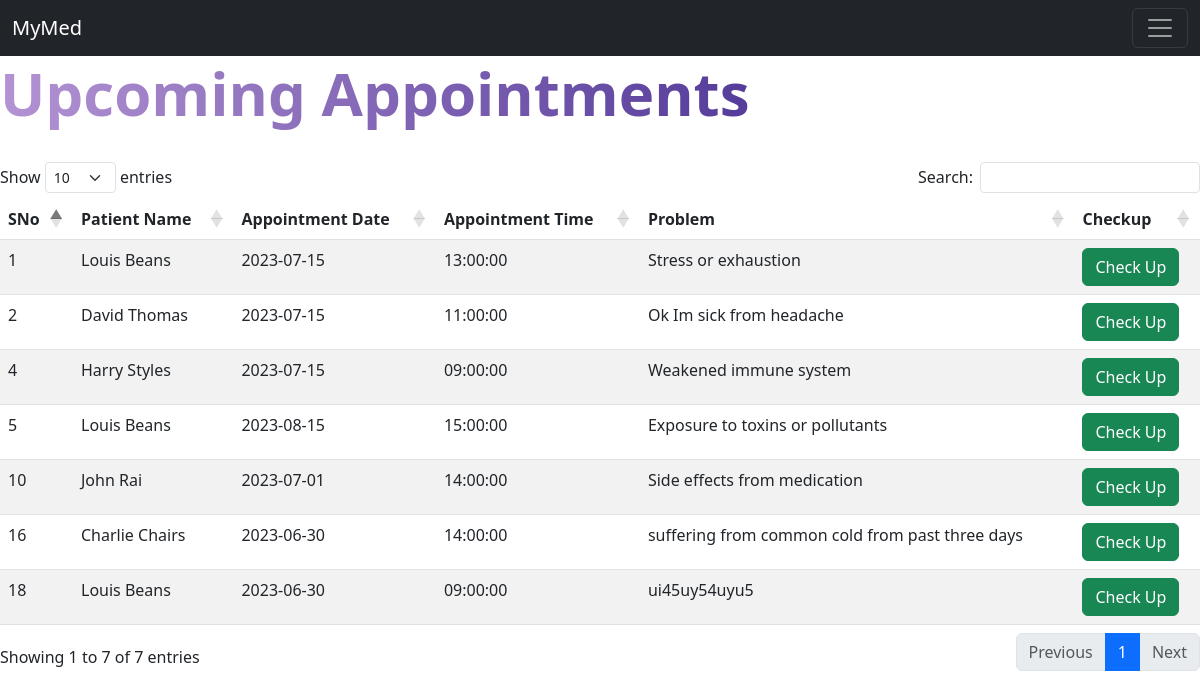
The page /Doctor/showupcomingpatient.php (signed in) on the database as committed earlier.
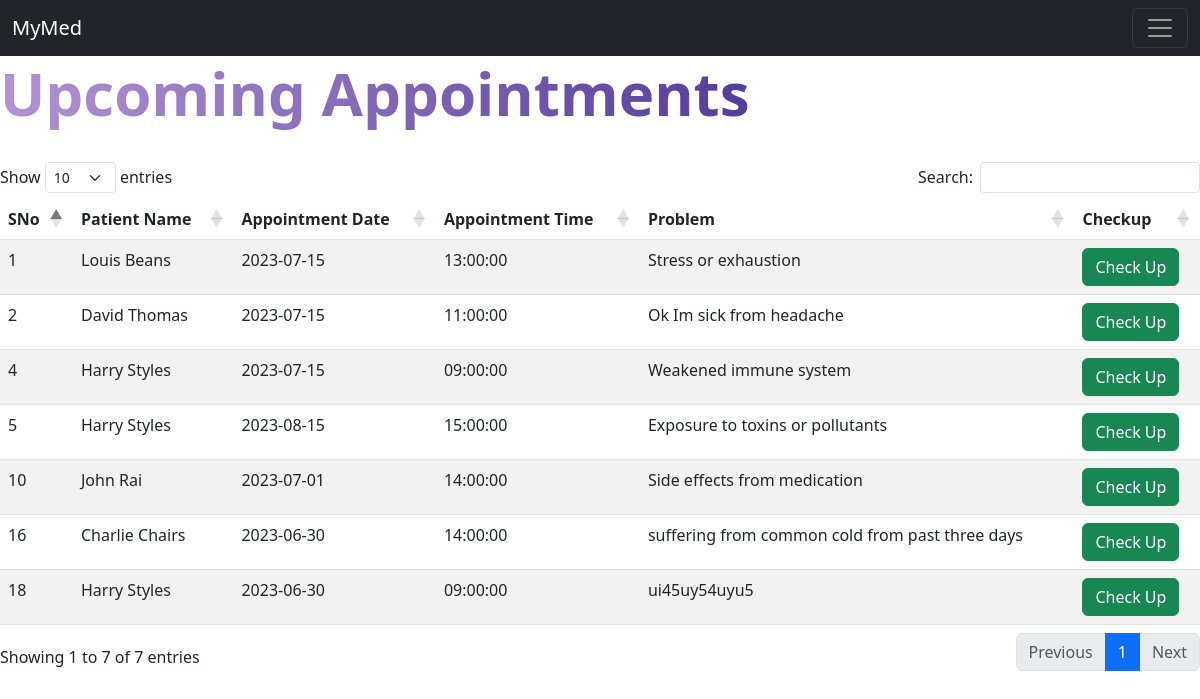
The same page on the database as committed later.
### tables this page shows
CREATE TABLE `appointmenttable` (
  `appointid` int(11) NOT NULL,
  `docid` int(11) NOT NULL,
  `patientid` int(11) NOT NULL,
  `appointmentdate` date NOT NULL,
  `appointmenttime` time NOT NULL,
  `Concern` varchar(300) NOT NULL
);

CREATE TABLE `logintable` (
  `LoginId` int(11) NOT NULL,
  `Username` varchar(50) NOT NULL,
  `Email` varchar(50) NOT NULL,
  `Password` varchar(255) NOT NULL,
  `D.O.B` date NOT NULL,
  `Gender` varchar(10) NOT NULL,
  `Role` varchar(10) NOT NULL,
  `AccountCreation` datetime NOT NULL DEFAULT current_timestamp(),
  `verificationcode` varchar(255) NOT NULL,
  `isverified` int(11) NOT NULL DEFAULT 0,
  `NMCno` varchar(255) NOT NULL,
  `certificate` varchar(300) NOT NULL,
  `verifieddoctor` int(11) NOT NULL DEFAULT 0,
  `userdelete` int(11) NOT NULL DEFAULT 0
);

### Doctor/showupcomingpatient.php (the view, shortened to what this page needs)
<?php
$idd="";
if (isset($_SESSION['docid'])){
  $idd=$_SESSION['docid'];
}
?>
<!doctype html>
<html lang="en">
  <head>
    <link rel="stylesheet" href="../css/admin.css">
    <link rel="stylesheet" href="https://cdnjs.cloudflare.com/ajax/libs/twitter-bootstrap/5.2.0/css/bootstrap.min.css">
    <link rel="stylesheet" href="https://cdn.datatables.net/1.13.4/css/dataTables.bootstrap5.min.css">
  </head>
  <body>
<?php
require 'docwelcome.php';
require '../connection.php';
?>
<br>
<br>
<span class="title">Upcoming Appointments</span>
<br>
<br>
<table id="example" class="table table-striped" style="width:100%">
        <thead>
            <tr>
            <th>SNo</th>
                <th>Patient Name</th>
                <th>Appointment Date</th>
                <th>Appointment Time</th>
                <th>Problem</th>
                <th>Checkup</th>
            </tr>
        </thead>
        <tbody>
        <?php
                $querys="SELECT a.docid, a.patientid AS patientid,a.Concern, a.appointid,a.appointmenttime,a.appointmentdate, l.Username, l.Email
                FROM appointmenttable a
                INNER JOIN logintable l ON a.patientid = l.LoginId  WHERE appointmentdate > CURDATE() AND docid = '$idd' AND appointmentdone=0
                ORDER BY appointmentdate ASC";
            $resulsts = mysqli_query($conn, $querys);
            while ($answerss = mysqli_fetch_array($resulsts)) {
                echo "<tr>
  <td>" . $answerss['appointid'] . "</td>
  <td>".$answerss['Username']."</td>
   <td>" . $answerss['appointmentdate'] . "</td>
   <td>" . $answerss['appointmenttime'] . "</td>
   <td>" . $answerss['Concern'] . "</td>
   <td> <button type='button' class='btn btn-success appointButton' style='text-decoration:none;' data-bs-toggle='modal' data-bs-target='#appointModal' data-appointmentId='" . $answerss['appointid'] ."'>Check Up</button></td>
   </tr>";
            }
            ?>
    </table>
<body>
    </html>

Rows that differ between the two databases and show on the page:
changed appointmenttable "ui45uy54uyu5": patientid.Username "Louis Beans" → "Harry Styles"
changed appointmenttable "Exposure to toxins or pollutants": patientid.Username "Louis Beans" → "Harry Styles"
